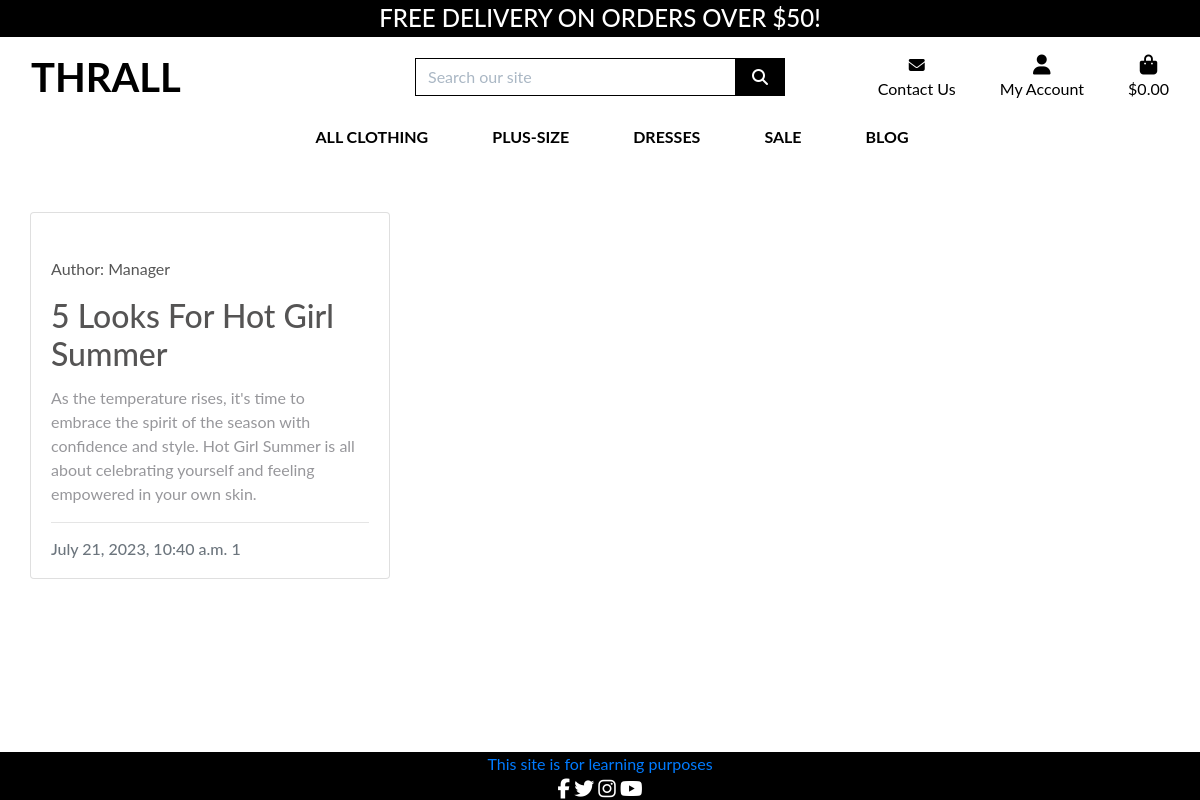
Page /blog/posts/ on the committed database.
### blog/models.py (models this page shows, shortened)
class Post(models.Model):
    title = models.CharField(max_length=200, unique=True)
    slug = models.SlugField(max_length=200, unique=True)
    author = models.ForeignKey(
        User, on_delete=models.CASCADE, related_name="blog_posts"
    )
    excerpt = models.TextField(blank=True)
    updated_on = models.DateTimeField(auto_now=True)
    content = models.TextField()
    created_on = models.DateTimeField(auto_now_add=True)
    status = models.IntegerField(choices=STATUS, default=0)
    tags = models.ManyToManyField(Tag, related_name='posts', blank=True)
    image = models.ImageField(null=True, blank=True)
    reading_time = models.PositiveIntegerField(default=0, editable=False)
    likes = models.ManyToManyField(
        User, related_name='blogpost_like', blank=True)
    class Meta:
        ordering = ["-created_on"]
    def number_of_likes(self):
        return self.likes.count()

### blog/views.py (the view)
# urls.py: path('posts/', PostList.as_view(), name='post_list'),
class PostList(generic.ListView):
    model = Post
    queryset = Post.objects.filter(status=1).order_by("-created_on")
    template_name = "post_list.html"
    paginate_by = 3

### bag/contexts.py (called while the page is built, shortened)
def bag_contents(request):
    bag_items = []
    total = 0
    product_count = 0
    bag = request.session.get('bag', {})
    if total < settings.FREE_DELIVERY_THRESHOLD:
        delivery = total * Decimal(settings.STANDARD_DELIVERY_PERCENTAGE / 100)
        free_delivery_delta = settings.FREE_DELIVERY_THRESHOLD - total
    else:
        delivery = 0
        free_delivery_delta = 0
    grand_total = delivery + total
    context = {
        'bag_items': bag_items,
        'total': total,
        'product_count': product_count,
        'delivery': delivery,
        'free_delivery_delta': free_delivery_delta,
        'free_delivery_threshold': settings.FREE_DELIVERY_THRESHOLD,
        'grand_total': grand_total,
    }
    return context

### blog/templates/blog/post_list.html (shortened to what this page needs)
{% extends 'base.html' %}
{% load static %}
{% block page_header %}
    <div class="container header-container">
    </div>
{% endblock %}
{% block content %}
<div class="container-fluid mt-5">
  <div class="row">
    <div class="col-12 mt-6 left d-flex flex-wrap justify-content-start">
      {% for post in post_list %}
      <div class="col-md-4 mb-4">
        <div class="card">
          <div class="card-body">
            <div class="image-container">
              <div class="image-flash">
                <p class="author">Author: {{ post.author }}</p>
              </div>
            </div>
            <a href="{% url 'blog:post_detail' post.slug %}" class="post-link">
              <h2 class="card-title" style="color: rgb(85, 84, 84); text-decoration-color: black;">{{ post.title }}</h2>
              <p class="card-text" style="color: rgb(151, 151, 155); text-decoration-color: black;">{{ post.excerpt }}</p>
            <hr/>
            <p class="card-text text-muted h6">{{ post.created_on}} {{ post.number_of_likes }}</p>
          </div>
        </div>
      </div>
      {% endfor %}
    </div>
  </div>
</div>
{% endblock %}

### static/css/base.css (style rules this page uses)
html, body { height: 100%; }
body { background: url('/media/women_modelling_landscape.jpg') no-repeat center center fixed; background-size: cover; color: #555; font-family: 'Lato'; height: calc(100vh - 164px); margin: 0%; display: flex; flex-direction: column; }
@media (min-width: 1200px) { .container { max-width: 80%; } }
@media (min-width: 992px) { .header-container { padding-top: 164px; } }

### rows in the picture
Post: author "Manager", title "5 Looks For Hot Girl Summer", excerpt "As the temperature rises, it's time to embrace the spirit of the season with confidence and style. Hot Girl Summer is all about celebrating yourself and feeling empowered in your own skin.", created_on "July 21, 2023, 10:40 a.m.", number_of_likes "1"

### other values in the picture
{{ free_delivery_threshold }} "50"
